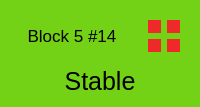
               <widget class="QWidget" name="cell_n14" native="true">
                <property name="styleSheet">
                 <string notr="true">background-color: rgb(115, 210, 22);
border-color: rgb(255, 255, 255);</string>
                </property>
                <layout class="QGridLayout" name="gridLayout_69">
                 <item row="0" column="0">
                  <widget class="QLabel" name="n14">
                   <property name="font">
                    <font>
                     <pointsize>13</pointsize>
                    </font>
                   </property>
                   <property name="text">
                    <string>Block 5 #14</string>
                   </property>
                   <property name="alignment">
                    <set>Qt::AlignCenter</set>
                   </property>
                  </widget>
                 </item>
                 <item row="0" column="1">
                  <widget class="QWidget" name="w14" native="true">
                   <property name="sizePolicy">
                    <sizepolicy hsizetype="Fixed" vsizetype="Fixed">
                     <horstretch>0</horstretch>
                     <verstretch>0</verstretch>
                    </sizepolicy>
                   </property>
                   <property name="minimumSize">
                    <size>
                     <width>50</width>
                     <height>50</height>
                    </size>
                   </property>
                   <property name="maximumSize">
                    <size>
                     <width>50</width>
                     <height>50</height>
                    </size>
                   </property>
                   <layout class="QGridLayout" name="gridLayout_70">
                    <item row="0" column="0">
                     <widget class="QWidget" name="n14_mainsys" native="true">
                      <property name="styleSheet">
                       <string notr="true">background-color: rgb(239, 41, 41);</string>
                      </property>
                     </widget>
                    </item>
                    <item row="0" column="1">
                     <widget class="QWidget" name="n14_mainradar" native="true">
                      <property name="styleSheet">
                       <string notr="true">background-color: rgb(239, 41, 41);</string>
                      </property>
                     </widget>
                    </item>
                    <item row="1" column="0">
                     <widget class="QWidget" name="n14_subsys" native="true">
                      <property name="styleSheet">
                       <string notr="true">background-color: rgb(239, 41, 41);</string>
                      </property>
                     </widget>
                    </item>
                    <item row="1" column="1">
                     <widget class="QWidget" name="n14_subradar" native="true">
                      <property name="styleSheet">
                       <string notr="true">background-color: rgb(239, 41, 41);</string>
                      </property>
                     </widget>
                    </item>
                   </layout>
                  </widget>
                 </item>
                 <item row="1" column="0" colspan="2">
                  <widget class="QLabel" name="n14_display">
                   <property name="font">
                    <font>
                     <pointsize>19</pointsize>
                    </font>
                   </property>
                   <property name="styleSheet">
                    <string notr="true">border-color: rgb(255, 255, 255);</string>
                   </property>
                   <property name="text">
                    <string>Stable</string>
                   </property>
                   <property name="alignment">
                    <set>Qt::AlignCenter</set>
                   </property>
                  </widget>
                 </item>
                </layout>
               </widget>
